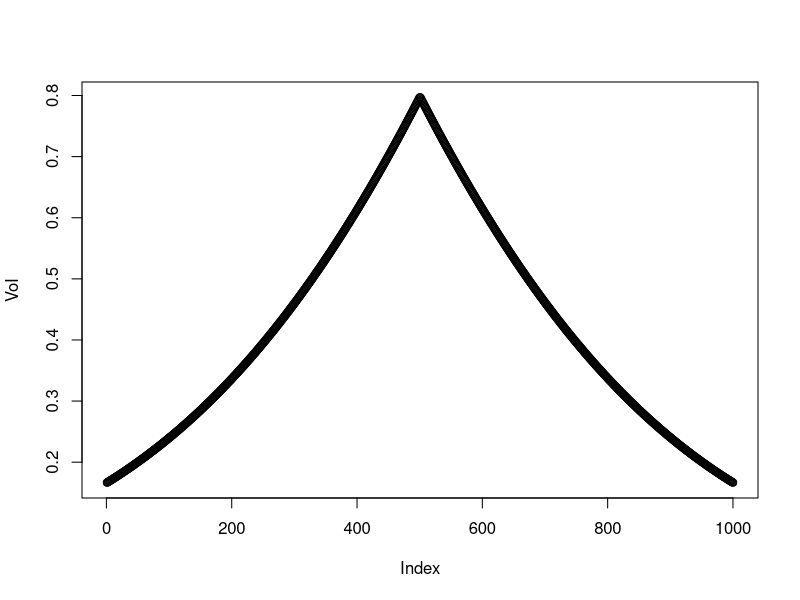
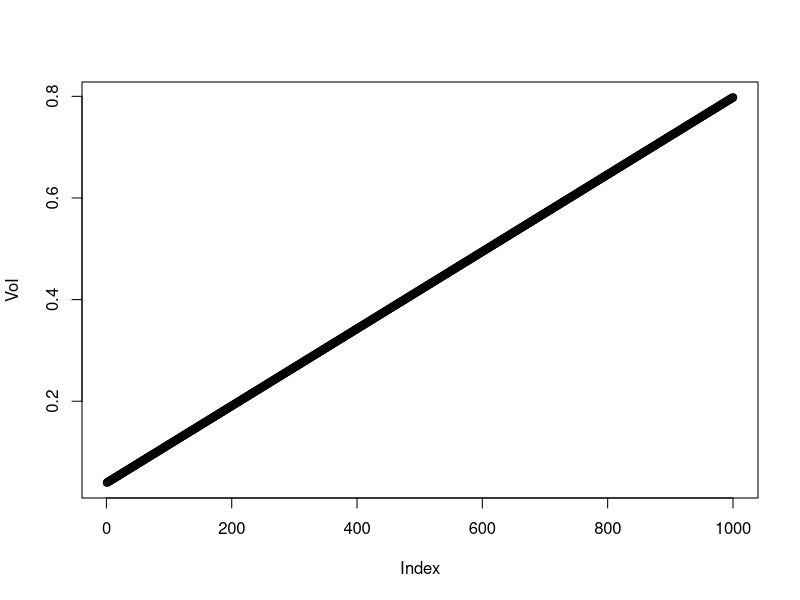

R code for these plots, in order:
PoV <- function(mu,sd){return(mu*pnorm(mu/sd) + sd*dnorm(mu/sd))}
mu_vec = seq(-2,2,l=1000)
sd = 2
Post_value = PoV(mu_vec,sd)
Prior_value = pmax(mu_vec, rep(0,length(mu_vec)))

VoI = Post_value - Prior_value
plot(VoI)

mu_vec = seq(-2,2,l=1000)
sd_vec = seq(0.1,2,l=1000)
mu = 0
Post_value = PoV(mu,sd_vec)
Prior_value = mu

VoI = Post_value - Prior_value

plot(VoI)
